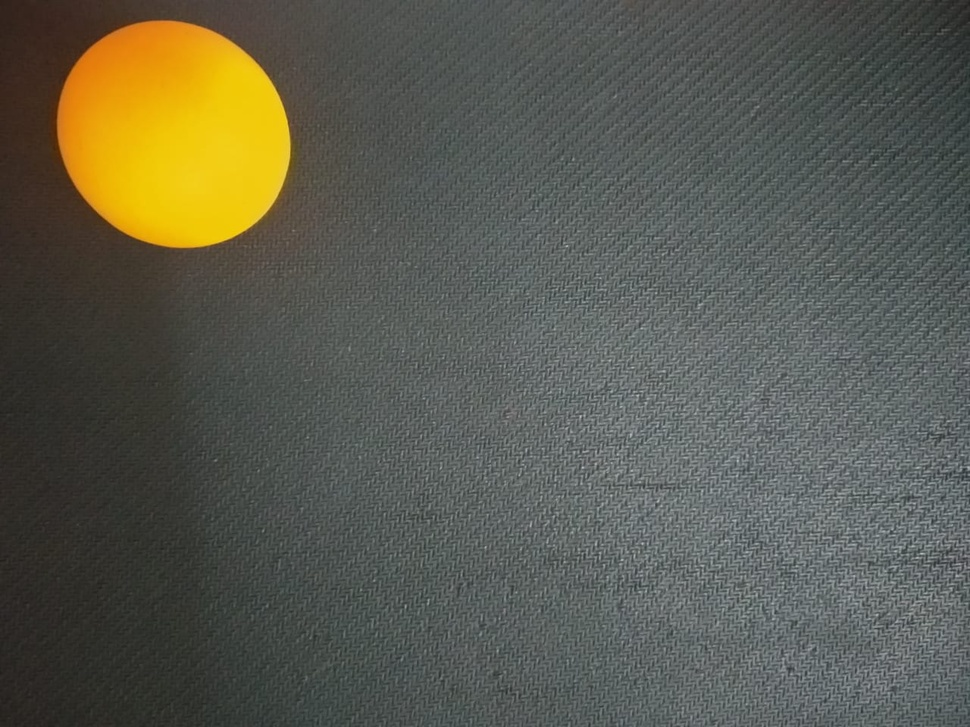
#> input picture Test_pic.jpeg, 970 x 727 px, shrunk from 1280 x 960 before the run, given in place of the camera
$ jupyter execute 'self balancing platform.ipynb'
#> lines starting #> are read from the running program, lines starting #| are printed output that depends on the picture; after the words box and inside, x2 and y2 are one past the last pixel; in counts of white or black regions, pixels touching at a corner belong together
[cell 1]
import cv2 as cv
import numpy as np

[cell 2]
cap=cv.VideoCapture(1)

while True:
    _, img = cap.read()
#> img is the input picture: shape (727, 970, 3); mean B, G, R 78.8, 91.1, 91.2
    img = cv.cvtColor(img,cv.COLOR_BGR2GRAY)
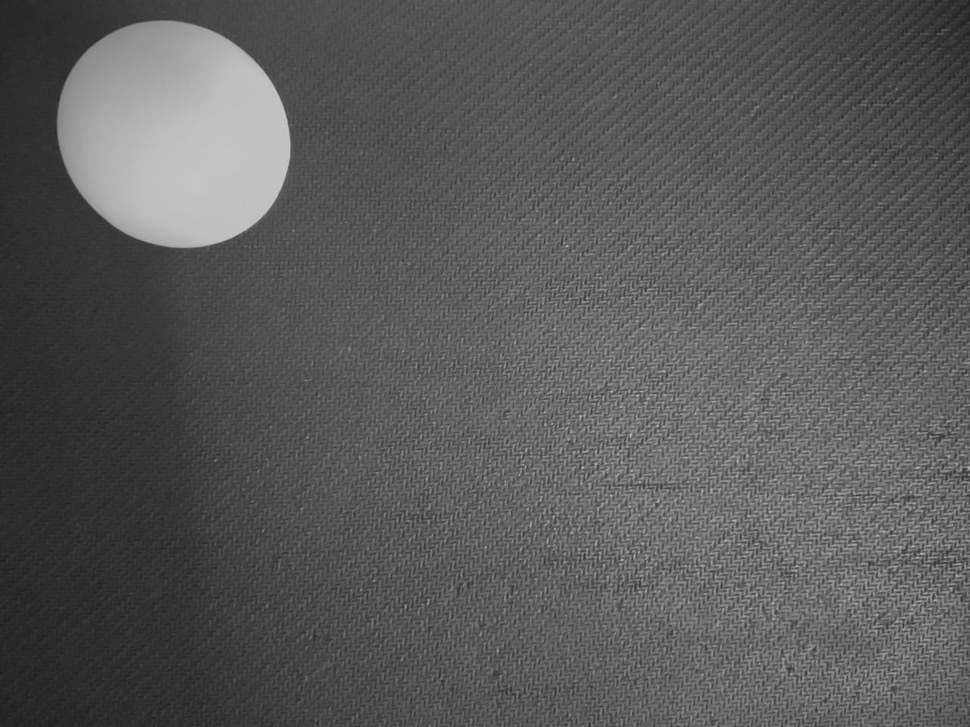
#> img: shape (727, 970); min 30, max 202, mean 89.7
    img = cv.medianBlur(img,15)
    ret,th1 = cv.threshold(img,127,255,cv.THRESH_BINARY)
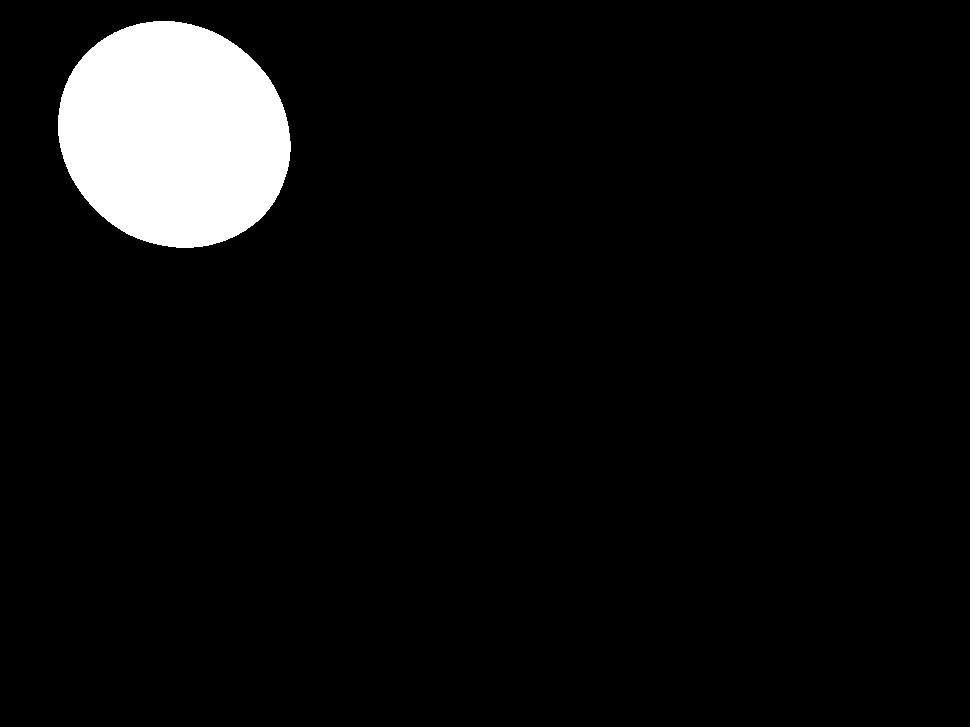
#> th1: shape (727, 970); 5.8% white; 1 white region, box (x1, y1, x2, y2) and area: (58, 21, 291, 248) 41187
    th2 = cv.adaptiveThreshold(img,255,cv.ADAPTIVE_THRESH_MEAN_C, cv.THRESH_BINARY,11,2)
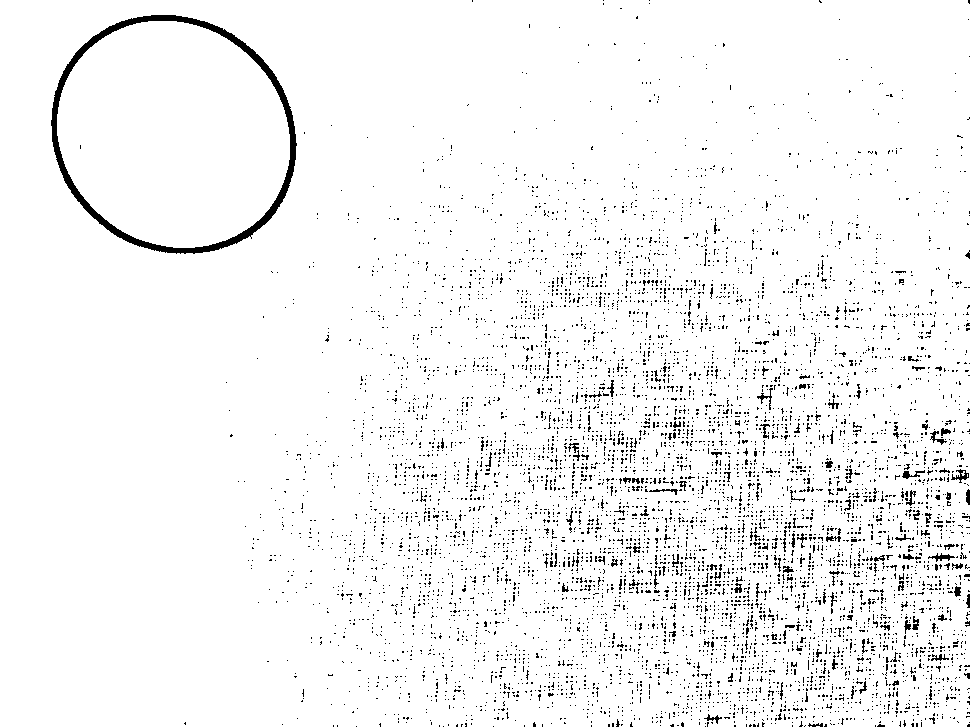
#> th2: shape (727, 970); 95.8% white; black in thin lines or dots
    th3 = cv.adaptiveThreshold(img,255,cv.ADAPTIVE_THRESH_GAUSSIAN_C, cv.THRESH_BINARY,11,2)
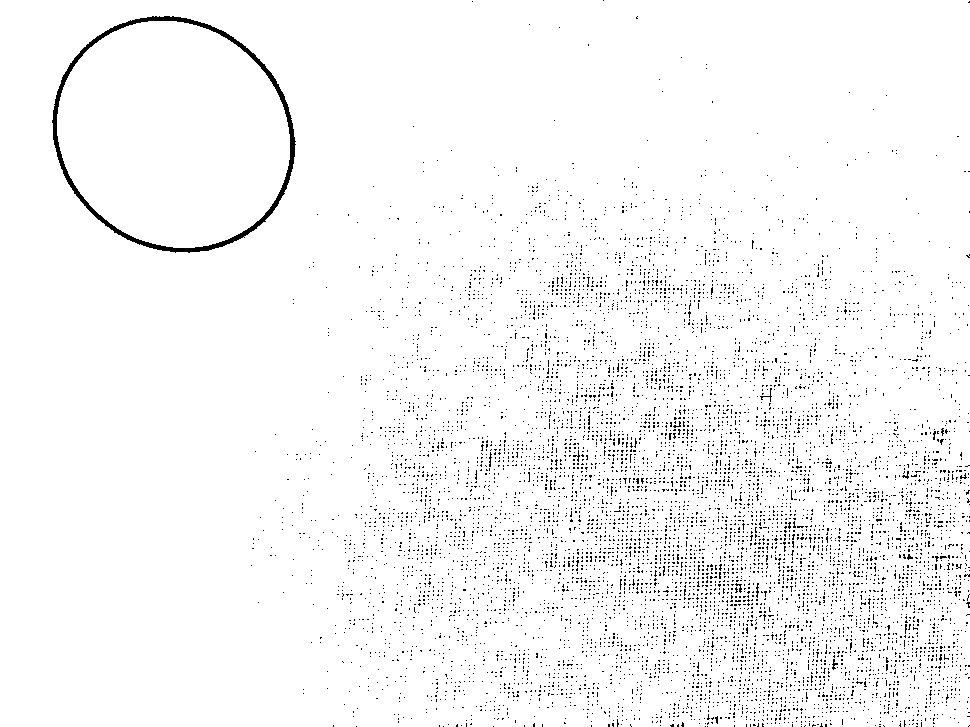
#> th3: shape (727, 970); 96.8% white; black in thin lines or dots
#     cv.imshow('img',img)
    cv.imshow('th1',th2)
    cv.imshow('th2',th2)
    cv.imshow('th3',th3)

    key = cv.waitKey(1)
#> (key Esc is pressed here)
    if key == 32:
        break

cap.release()
cv.destroyAllWindows()
